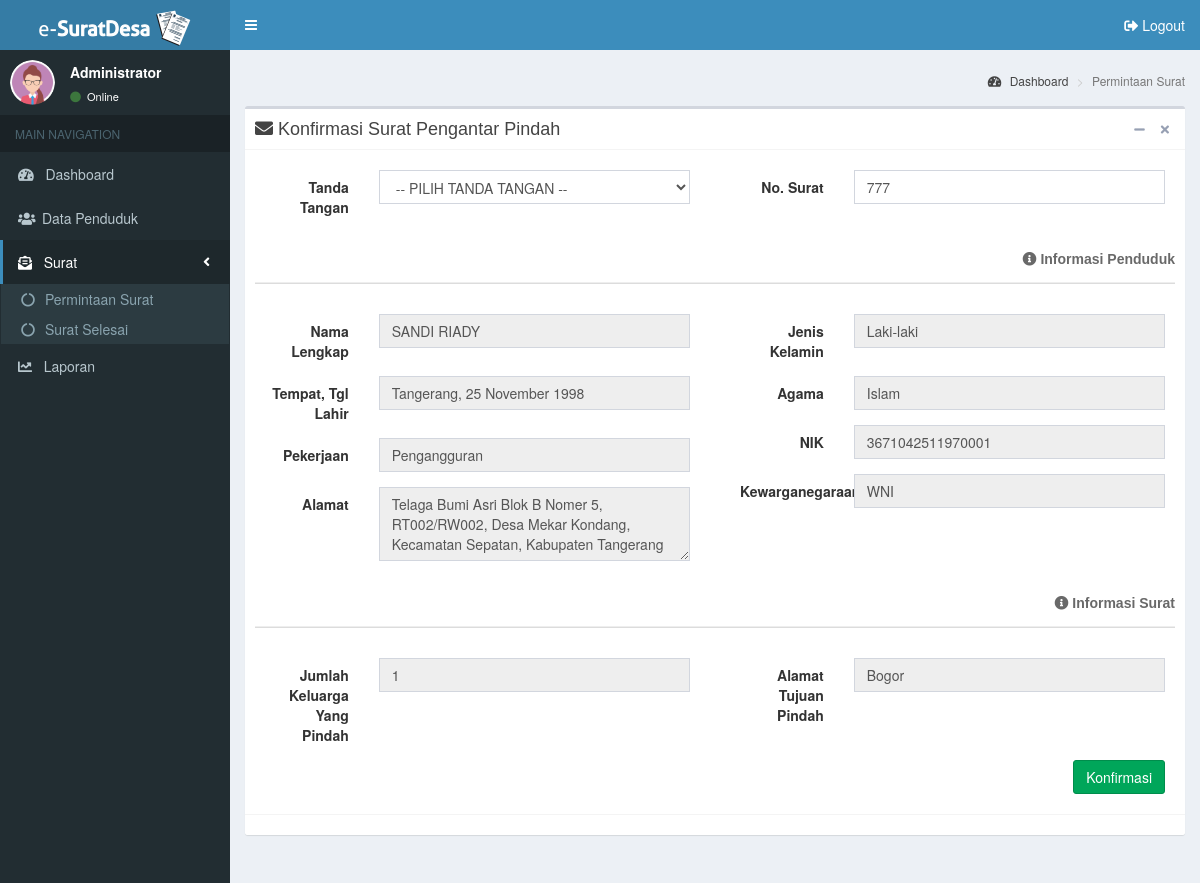
Page /admin/surat/permintaan_surat/konfirmasi/surat_pengantar_pindah/index.php?id=145 (signed in) on the committed database.
### tables this page shows
CREATE TABLE `surat_pengantar_pindah` (
  `id_pp` int(11) NOT NULL,
  `jenis_surat` varchar(50) NOT NULL,
  `no_surat` varchar(20) DEFAULT NULL,
  `nik` varchar(20) NOT NULL,
  `alamat_pindah` varchar(50) NOT NULL,
  `keperluan` varchar(50) NOT NULL,
  `tanggal_surat` datetime NOT NULL DEFAULT current_timestamp(),
  `id_pejabat_desa` int(11) DEFAULT NULL,
  `status_surat` varchar(15) NOT NULL,
  `id_profil_desa` int(11) DEFAULT NULL
);

CREATE TABLE `penduduk` (
  `id_penduduk` int(11) NOT NULL,
  `nik` varchar(20) NOT NULL,
  `nama` varchar(100) NOT NULL,
  `tempat_lahir` varchar(50) NOT NULL,
  `tgl_lahir` date NOT NULL,
  `jenis_kelamin` varchar(10) NOT NULL,
  `agama` varchar(15) NOT NULL,
  `jalan` varchar(100) NOT NULL,
  `dusun` varchar(50) NOT NULL,
  `rt` varchar(5) NOT NULL,
  `rw` varchar(5) NOT NULL,
  `desa` varchar(50) NOT NULL,
  `kecamatan` varchar(50) NOT NULL,
  `kabupaten` varchar(50) NOT NULL,
  `no_kk` varchar(20) NOT NULL,
  `pend_kk` varchar(20) NOT NULL,
  `pend_terakhir` varchar(20) NOT NULL,
  `pekerjaan` varchar(50) NOT NULL,
  `status_perkawinan` varchar(20) NOT NULL,
  `status_dlm_keluarga` varchar(20) NOT NULL,
  `kewarganegaraan` varchar(5) NOT NULL,
  `nama_ayah` varchar(50) NOT NULL,
  `nama_ibu` varchar(50) NOT NULL
);

### admin/surat/permintaan_surat/konfirmasi/surat_pengantar_pindah/index.php (the view, shortened to what this page needs)
<?php
include('../../../../../config/koneksi.php');
include('../part/header.php');
$id = $_GET['id'];
$qCek = mysqli_query($connect, "SELECT penduduk.*, surat_pengantar_pindah.* FROM penduduk LEFT JOIN surat_pengantar_pindah ON surat_pengantar_pindah.nik = penduduk.nik WHERE surat_pengantar_pindah.id_pp='$id'");
while ($row = mysqli_fetch_array($qCek)) {
?>
  <aside class="main-sidebar">
    <section class="sidebar">
      <div class="user-panel">
        <div class="pull-left image">
          <?php
          if (isset($_SESSION['lvl']) && ($_SESSION['lvl'] == 'Administrator')) {
            echo '<img src="../../../../../assets/img/ava-admin-female.png" class="img-circle" alt="User Image">';
          } else if (isset($_SESSION['lvl']) && ($_SESSION['lvl'] == 'Kepala Desa')) {
            echo '<img src="../../../../../assets/img/ava-kades.png" class="img-circle" alt="User Image">';
          }
          ?>
        </div>
        <div class="pull-left info">
          <p><?php echo $_SESSION['lvl']; ?></p>
          <a href="#"><i class="fa fa-circle text-success"></i> Online</a>
        </div>
      </div>
      <ul class="sidebar-menu" data-widget="tree">
        <li class="header">MAIN NAVIGATION</li>
        <li>
          <a href="../../../../dashboard/">
            <i class="fas fa-tachometer-alt"></i> <span>&nbsp;&nbsp;Dashboard</span>
          </a>
        </li>
        <li>
          <a href="../../../../penduduk/">
            <i class="fa fa-users"></i><span>&nbsp;Data Penduduk</span>
          </a>
        </li>
        <li class="active treeview">
          <a href="#">
            <i class="fas fa-envelope-open-text"></i> <span>&nbsp;&nbsp;Surat</span>
            <span class="pull-right-container"><i class="fa fa-angle-left pull-right"></i></span>
          </a>
          <ul class="treeview-menu">
            <li>
              <a href="../../../permintaan_surat/">
                <i class="fa fa-circle-notch"></i> Permintaan Surat
              </a>
            </li>
            <li>
              <a href="../../../surat_selesai/"><i class="fa fa-circle-notch"></i> Surat Selesai
              </a>
            </li>
          </ul>
        </li>
        <li>
          <a href="../../../../laporan/">
            <i class="fas fa-chart-line"></i> <span>&nbsp;&nbsp;Laporan</span>
          </a>
        </li>
      </ul>
    </section>
  </aside>
  <div class="content-wrapper">
    <section class="content-header">
      <h1>&nbsp;</h1>
      <ol class="breadcrumb">
        <li><a href="../../../../dashboard/"><i class="fa fa-tachometer-alt"></i> Dashboard</a></li>
        <li class="active">Permintaan Surat</li>
      </ol>
    </section>
    <section class="content">
      <div class="row">
        <div class="col-md-12">
          <div class="box box-default">
            <div class="box-header with-border">
              <h2 class="box-title"><i class="fas fa-envelope"></i> Konfirmasi Surat Pengantar Pindah</h2>
              <div class="box-tools pull-right">
                <button type="button" class="btn btn-box-tool" data-widget="collapse"><i class="fa fa-minus"></i></button>
                <button type="button" class="btn btn-box-tool" data-widget="remove"><i class="fa fa-remove"></i></button>
              </div>
            </div>
            <div class="box-body">
              <form class="form-horizontal" method="post" action="update-konfirmasi.php">
                <div class="row">
                  <div class="col-md-6">
                    <div class="box-body">
                      <div class="form-group">
                        <label class="col-sm-3 control-label">Tanda Tangan</label>
                        <div class="col-sm-9">
                          <select name="ft_tangan" class="form-control" style="text-transform: uppercase;" required>
                            <option value="">-- Pilih Tanda Tangan --</option>
                          </select>
                        </div>
                      </div>
                    </div>
                  </div>
                  <div class="col-md-6">
                    <div class="box-body">
                      <div class="form-group">
                        <label class="col-sm-3 control-label">No. Surat</label>
                        <div class="col-sm-9">
                          <input type="text" name="fno_surat" value="<?php echo $row['no_surat']; ?>" class="form-control" placeholder="Masukkan No. Surat" required>
                        </div>
                      </div>
                    </div>
                  </div>
                </div>
                <h5 class="box-title pull-right" style="color: #696969;"><i class="fas fa-info-circle"></i> <b>Informasi Penduduk</b></h5>
                <br>
                <hr style="border-bottom: 1px solid #DCDCDC;">
                <div class="row">
                  <div class="col-md-6">
                    <div class="box-body">
                      <div class="form-group">
                        <label class="col-sm-3 control-label">Nama Lengkap</label>
                        <div class="col-sm-9">
                          <input type="text" name="fnama" style="text-transform: uppercase;" value="<?php echo $row['nama']; ?>" class="form-control" readonly>
                        </div>
                      </div>
                      <?php
                      $tgl_lhr = date($row['tgl_lahir']);
                      $tgl = date('d ', strtotime($tgl_lhr));
                      $bln = date('F', strtotime($tgl_lhr));
                      $thn = date(' Y', strtotime($tgl_lhr));
                      $blnIndo = array(
                        'January' => 'Januari',
                        'February' => 'Februari',
                        'March' => 'Maret',
                        'April' => 'April',
                        'May' => 'Mei',
                        'June' => 'Juni',
                        'July' => 'Juli',
                        'August' => 'Agustus',
                        'September' => 'September',
                        'October' => 'Oktober',
                        'November' => 'November',
                        'December' => 'Desember'
                      );
                      ?>
                      <div class="form-group">
                        <label class="col-sm-3 control-label">Tempat, Tgl Lahir</label>
                        <div class="col-sm-9">
                          <input type="text" name="ft_lahir" style="text-transform: capitalize;" value="<?php echo $row['tempat_lahir'] . ", " . $tgl . $blnIndo[$bln] . $thn; ?>" class="form-control" readonly>
                        </div>
                      </div>
                      <div class="form-group">
                        <label class="col-sm-3 control-label">Pekerjaan</label>
                        <div class="col-sm-9">
                          <input type="text" name="fpekerjaan" style="text-transform: capitalize;" value="<?php echo $row['pekerjaan']; ?>" class="form-control" readonly>
                        </div>
                      </div>
                      <div class="form-group">
                        <label class="col-sm-3 control-label">Alamat</label>
                        <div class="col-sm-9">
                          <textarea rows="3" name="falamat" class="form-control" style="text-transform: capitalize;" readonly><?php echo $row['jalan'] . ", RT" . $row['rt'] . "/RW" . $row['rw'] . ", Desa " . $row['desa'] . ", Kecamatan " . $row['kecamatan'] . ", " . $row['kabupaten']; ?></textarea>
                        </div>
                      </div>
                    </div>
                  </div>
                  <div class="col-md-6">
                    <div class="box-body">
                      <div class="form-group">
                        <label class="col-sm-3 control-label">Jenis Kelamin</label>
                        <div class="col-sm-9">
                          <input type="text" name="fj_kelamin" value="<?php echo $row['jenis_kelamin']; ?>" class="form-control" readonly>
                        </div>
                      </div>
                      <div class="form-group">
                        <label class="col-sm-3 control-label">Agama</label>
                        <div class="col-sm-9">
                          <input type="text" name="fagama" style="text-transform: capitalize;" value="<?php echo $row['agama']; ?>" class="form-control" readonly>
                        </div>
                      </div>
                      <div class="form-group">
                        <label class="col-sm-3 control-label">NIK</label>
                        <div class="col-sm-9">
                          <input type="text" name="fnik" value="<?php echo $row['nik']; ?>" class="form-control" readonly>
                        </div>
                      </div>
                      <div class="form-group">
                        <label class="col-sm-3 control-label">Kewarganegaraan</label>
                        <div class="col-sm-9">
                          <input type="text" name="fkewarganegaraan" style="text-transform: uppercase;" value="<?php echo $row['kewarganegaraan']; ?>" class="form-control" readonly>
                        </div>
                      </div>
                    </div>
                  </div>
                </div>
                <h5 class="box-title pull-right" style="color: #696969;"><i class="fas fa-info-circle"></i> <b>Informasi Surat</b></h5>
                <br>
                <hr style="border-bottom: 1px solid #DCDCDC;">
                <div class="row">
                  <div class="col-md-6">
                    <div class="box-body">
                      <div class="form-group">
                        <label class="col-sm-3 control-label">Jumlah Keluarga Yang Pindah</label>
                        <div class="col-sm-9">
                          <input type="text" name="fkeperluan" style="text-transform: capitalize;" value="<?php echo $row['keperluan']; ?>" class="form-control" readonly>
                        </div>
                      </div>
                    </div>
                  </div>
                  <div class="col-md-6">
                    <div class="box-body">
                      <div class="form-group">
                        <label class="col-sm-3 control-label">Alamat Tujuan Pindah</label>
                        <div class="col-sm-9">
                          <input type="text" name="falamat_pindah" style="text-transform: capitalize;" value="<?php echo $row['alamat_pindah']; ?>" class="form-control" readonly>
                        </div>
                      </div>
                    </div>
                  </div>
                  <div class="col-md-6">
                    <div class="box-body pull-right">
                      <input type="submit" name="submit" class="btn btn-success" value="Konfirmasi">
                    </div>
                  </div>
                </div>
              </form>
            </div>
            <div class="box-footer">
            </div>
          </div>
        </div>
      </div>
    </section>
  </div>
<?php
}
include('../part/footer.php');
?>

### rows in the picture
surat_pengantar_pindah: fno_surat "777", fnama "sandi riady", ft_lahir "tangerang, 25 November 1998", fpekerjaan "pengangguran", falamat "Telaga Bumi Asri Blok B Nomer 5, RT002/RW002, Desa Mekar Kondang, Kecamatan Sepatan, Kabupaten tangerang", fj_kelamin "Laki-laki", fagama "islam", fnik "3671042511970001", fkewarganegaraan "WNI", fkeperluan "1", falamat_pindah "bogor"
